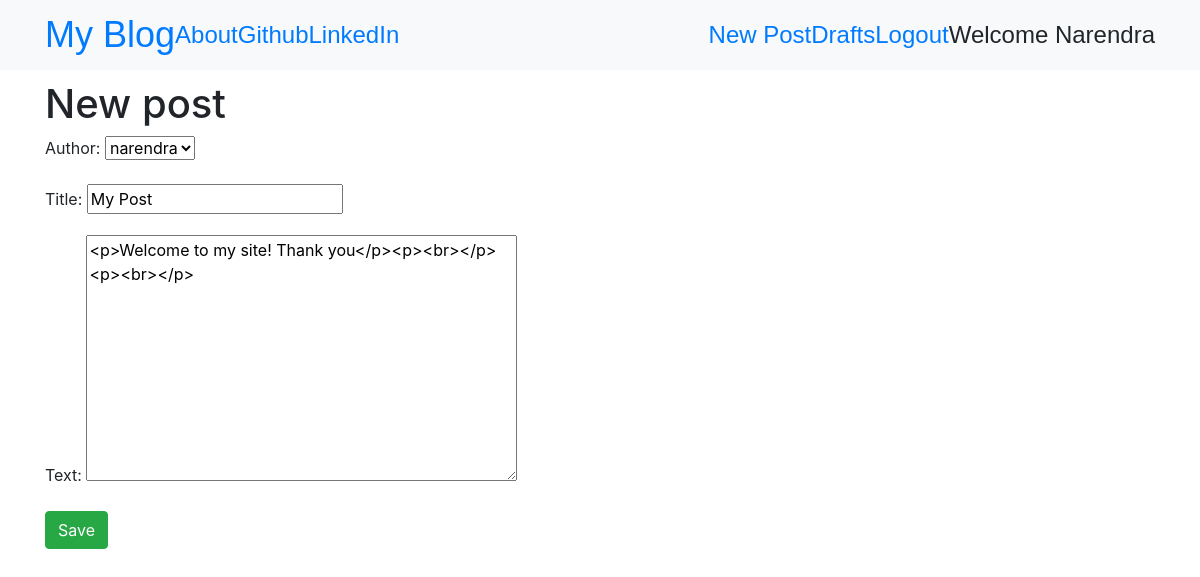
Page /post/6/edit/ (signed in) on the committed database.
### blog/models.py (models this page shows, shortened)
class Post(models.Model):
    author=models.ForeignKey('auth.User',on_delete=models.CASCADE)
    title=models.CharField(max_length=256)
    text=models.TextField()
    create_date=models.DateTimeField(default=timezone.now)
    published_date=models.DateTimeField(blank=True,null=True)

### blog/views.py (the view)
# urls.py: url(r'^post/(?P<pk>\d+)/edit/$',views.PostUpdateView.as_view(),name='post_edit'),
class PostUpdateView(LoginRequiredMixin,UpdateView):
    login_url='/login/'
    redirect_field_name='blog/post_detail.html'
    form_class=PostForm
    model=Post

### blog/forms.py
class PostForm(forms.ModelForm):
    class Meta():
        model=Post
        fields=('author','title','text')
        widgets={
        'title':forms.TextInput(attrs={'class':'textinputclass'}),
        'text':forms.Textarea(attrs={'class':'editable medium-editor-textarea postponed'})
        }

### blog/templates/blog/post_form.html (shortened to what this page needs)
{% extends 'blog/base.html' %}
{% block content %}
    <h1>New post</h1>
    <form method="POST" class="post-form">
    {{form.as_p}}
    <button type="submit" class="save btn btn-success">Save</button>
    </form>
{% endblock %}

### blog/templates/blog/base.html (shortened to what this page needs)
<!DOCTYPE html>
{% load static %}
<html>
<head>
<link rel="stylesheet" href="https://stackpath.bootstrapcdn.com/bootstrap/4.5.2/css/bootstrap.min.css">
<link rel="stylesheet" href="https://stackpath.bootstrapcdn.com/font-awesome/4.7.0/css/font-awesome.min.css">
<link rel="stylesheet" href="//cdn.jsdelivr.net/medium-editor/latest/css/medium-editor.min.css" type="text/css" media="screen" charset="utf-8">
<link rel="stylesheet" href="{% static 'css/mystyle.css' %}">
</head>
<body>
<nav class="navbar navbar-expand-lg bg-light techfont">
<div class="container">
<div class="navbar-nav align-items-center menu1">
<a class="bigbrand" href="{% url 'post_list' %}">My Blog</a>
<a  href="{% url 'about' %}">About</a>
<a  href="https://www.github.com">Github</a>
<a  href="https://www.linkedin.com">LinkedIn</a>
</div>
<div class="navbar-nav align-items-center ml-auto">
  {% if user.is_authenticated %}
<a href="{% url 'post_new' %}">New Post</a>
<a href="{% url 'post_draft_list' %}">Drafts</a>
<a href="{% url 'logout' %}">Logout</a>
<a>Welcome {{user.username|title}}</a>
  {% else %}
<a class="nav navbar-right" href="{% url 'login' %}"><span class="fa fa-user"></span></a>
  {% endif %}
</div>
</div>
</nav>
<div class="Content container">
<div class="row">
<div class="col-md-8">
<div class="blog_posts loader">
  {% block content %}
  {% endblock %}
</div>
</div>
</div>
</div>
</body>
</html>

### blog/static/css/mystyle.css (style rules this page uses)
.techfont { font-family: 'Russo One', sans-serif; font-size: 1.5em; margin-bottom: 10px; }
.bigbrand { font-size: 1.5em; }
.loader { filter:hue-rotate(0deg); color: linear-gradient(45deg,#0f8,#08f); animation:hue 5000ms infinite linear; }

### rows in the picture
Post: author "narendra", title "My Post", text "<p>Welcome to my site! Thank you</p><p><br></p><p><br></p>"

### other values in the picture
{{ user.username|title }} "Narendra"
